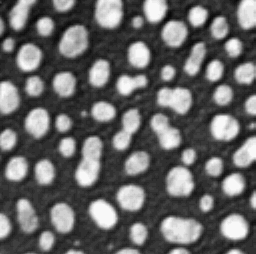
#> input picture Introduction to Python/example_images/blobs.tif, 256 x 254 px
$ jupyter execute Python_Teaching_JP_EN_note2.ipynb   (shell and % lines are left out)
#> lines starting #> are read from the running program, lines starting #| are printed output that depends on the picture
# 画像解析によく使われるモジュール
# Common image processing modules

ここでは画像解析/データーサイエンスによく使われるモジュール、関数などを紹介します

Here, we are going to introduce modules and functions that are often used in image analysis and data science.

## Numpy: 数列の計算
## Numpy: Calculation of arrays

数列(array)、マトリックス計算によく使われます。 The Numpy module is often used in calculations of arrays and matrices.

画像は数字のマトリックスなので、よくnumpyで画像処理を行います。 Image is actually a matrix of numbers (intensity values). Therefore we will use Numpy.

[cell 1]
import numpy as np

k_list = [1, 2, 3, 4]
k_np_list = np.array(k_list)

# 普通のlistとnumpyのlist(array)の差別  Normal list/array is different to numpy's list/array.
print(k_list*2)
print(k_np_list*2)

[cell 2]
q_list = [5, 6, 7, 8]
q_np_list = np.array(q_list)

# 普通のlistとnumpyのlist(array)の差別  Normal list/array is different to numpy's list/array.
print(k_list + q_list)
print(k_np_list + q_np_list)

### numpy maskの作成
### Creating a numpy mask

[cell 3]
j = np.random.rand(10)
j

[cell 4]
j_large = j > 0.5
j_large

[cell 5]
sum(j_large)

[cell 6]
j[j_large]

### unique elementの捜索
### Searching unique element

[cell 7]
#　練習8.1
# numpy.random.randint を使ってランダムにサイズ100の1から10が含まれてるarrayを作りましょう

# Practice 8.1:
# Use "numpy.random.randint" to generate an array of size 100 that contains random numbers between 1 and 10

# sample_array = ...

[cell 8]
#　練習8.2
# np.unique　で前作った数列中のユニークelementを探しましょう

# Practice 8.2:
# Use "np.unique" to find out unique elements of the random numbers array from the last exercise. The "unique" is like a dictionary of the input array elements.


# unique_element = ...

[cell 9]
#　練習8.3
# 各unique elementの数を数えて、結果をprintしましょう
# Hint: use 'for ... in ...', 'sum()'

# Practice 8.3:
# Use 'for ... in ...', 'sum()' to print how many times each unique elements appears in the original array in 8.1.

## skimage: 画像の読み取り、保存
## Skimage: reading and saving of an image

[cell 10]
# 前と同じように'skimage.io'から'imread'と'imshow'をimportしましょう
# Only import 'imread', 'imshow' from 'skimage.io'. Because loading the whole library of skimage takes time and the most of its functions are useless right now.
from skimage.io import imread

[cell 11]
# Learn about absolute and relative path
# Relative
img = imread(r"./example_images/blobs.tif")
#> img is the input picture: shape (254, 256); min 8, max 248, mean 103.3
# Absolute (P.S. This path might not work for you)
# img = imread(r"C:\Users\OWNER\Documents/2024_Bioimage_Analysis_Workshop/Bioimage-Analysis-Workshop-23-24/Introduction to Python Update/example_images/blobs.tif")
# DropBox -> Google Colab

[cell 12]
img.dtype

[cell 13]
img.shape
#> Out = (254, 256)

We will learn more about skimage for image processing tomorrow.

## matplotlib for plotting

[cell 14]
import matplotlib.pyplot as plt
plt.figure(figsize=(4,4))
plt.imshow(img, interpolation='none',cmap = 'gray')

[cell 15]
# トリミング
# trimming
cropped_img = img[0:128, 0:128]
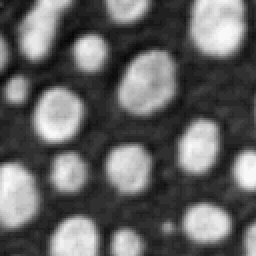
#> cropped_img: shape (128, 128) (shown 2 times larger); min 8, max 248, mean 99.3
plt.figure(figsize=(4,4))
plt.imshow(cropped_img, interpolation='none',cmap = 'gray')

[cell 16]
# 簡単なしきい値計算: さっきのnumpy mask計算と同じコンセプトです
# Same concept to the numpy mask before: Thresholding
plt.figure(figsize=(4,4))
plt.imshow(img>100, interpolation='none',cmap = 'gray')
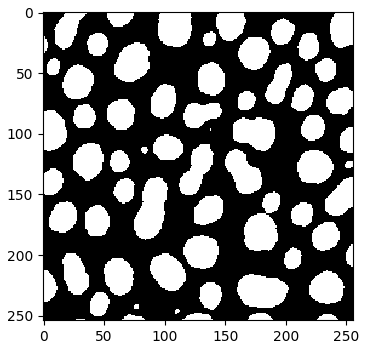
#> figure drawn by matplotlib, 1 panel

[cell 17]
plt.figure(figsize=(4,2))
plt.plot(np.random.randint(1,20,100))
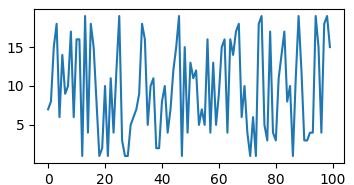
#> figure drawn by matplotlib, 1 panel; curve peaks at x = 13, y = 19

[cell 18]
plt.figure(figsize=(4,2))
plt.hist(img.flatten())
plt.xlabel('Pixel Values')
plt.ylabel('Pixel Count')
plt.title('Pixel Intensity Distribution')
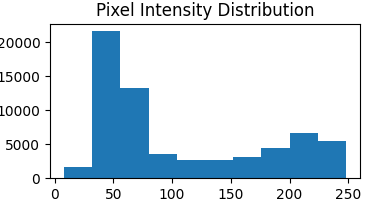
#> figure drawn by matplotlib, 1 panel; tallest bar 21638 high, from x = 32 to 56
